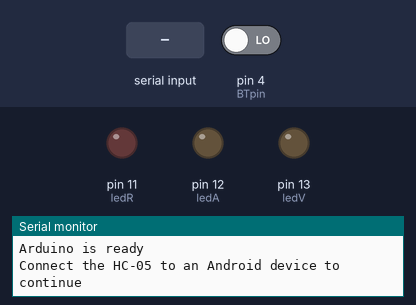
The sketch below on a simulated Arduino Uno, built with avr-gcc and run on an emulated ATmega328P. Parts: output pins drawn as LEDs (lit = HIGH), the last lines printed to the serial monitor. The test bench sets the inputs (shaded band); at power-on: pin 4 (BTpin) LOW.

Above: at 0.8 s.
0.9 s: pin 4 (BTpin) driven HIGH
2.4 s: "v" received over the second serial link
At 2.9 s:
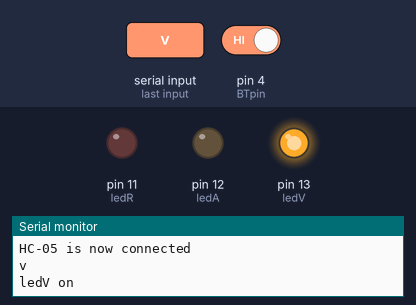
3.9 s: "r" received over the second serial link
At 5.1 s:
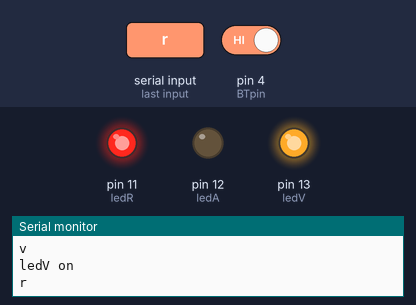
5.4 s: "a" received over the second serial link
At 6.3 s:
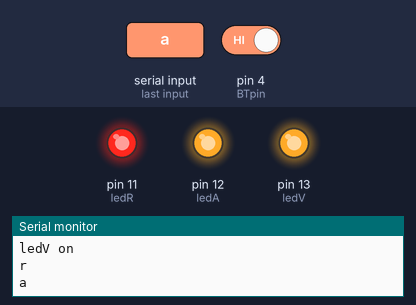
6.9 s: "i" received over the second serial link
At 7.5 s:
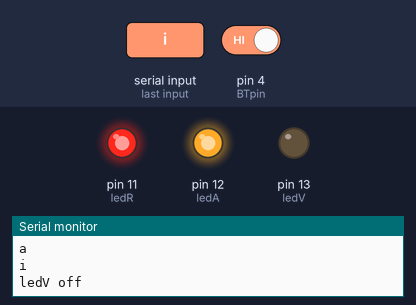
8.4 s: "f" received over the second serial link
At 8.7 s:
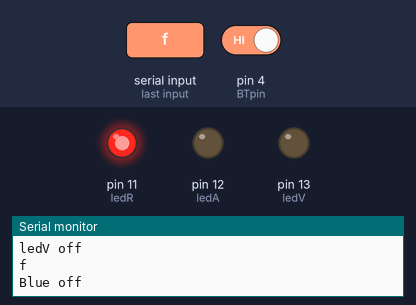
Timing chart, 0 to 10.9 s (numbered marks = the images above; inputs shaded):
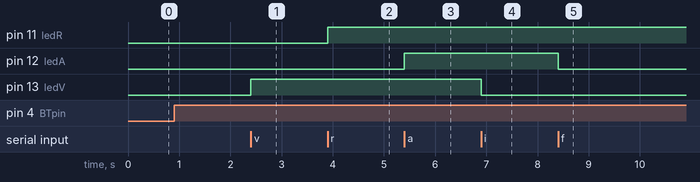

Measured:
- after the input at 2.4 s, pin 13 (ledV): LOW → HIGH at once
- after the input at 3.9 s, pin 11 (ledR): LOW → HIGH at once
- after the input at 5.4 s, pin 12 (ledA): LOW → HIGH at once
- after the input at 6.9 s, pin 13 (ledV): HIGH → LOW at once
- after the input at 8.4 s, pin 12 (ledA): HIGH → LOW at once

The sketch:

newCodeProjet.ino
```cpp
//avec 3 LEDs, chacun avec son propre fermeture

// Basic Bluetooth sketch HC-05_03 Using the state pin
// Connect the HC-05 module and communicate using the serial monitor
//
// The HC-05 defaults to communication mode when first powered on.
// The default baud rate for communication mode is 9600
//

#include <SoftwareSerial.h>
SoftwareSerial BTserial(2, 3); // RX | TX
// Connect the HC-05 TX to Arduino pin 2
// Connect the HC-05 RX to Arduino pin 3
// Connect the HC-05 STATE pin to Arduino pin 4.
//

char c = ' ';
String cuvant ;
String on = "on";
String off = "off";
// BTconnected will = false when not connected and true when connected
boolean BTconnected = false;

// connect the STATE pin to Arduino pin D4
const byte BTpin = 4;
int ledV = 13;
int ledA = 12;
int ledR = 11;


void setup()
{
    // set the BTpin for input
    pinMode(BTpin, INPUT);
    pinMode(ledV,OUTPUT);
    pinMode(ledA,OUTPUT);
    pinMode(ledR,OUTPUT);

    // start serial communication with the serial monitor on the host computer
    Serial.begin(9600);
    Serial.println("Arduino is ready");
    Serial.println("Connect the HC-05 to an Android device to continue");

    // wait until the HC-05 has made a connection
    while (!BTconnected)
    {
      if ( digitalRead(BTpin)==HIGH)  { BTconnected = true;};
    }
    Serial.println("HC-05 is now connected");

    // Start serial communication with the bluetooth module
    // HC-05 default serial speed for communication mode is 9600 but can be different
    BTserial.begin(9600);
    BTserial.write('x');
}

void loop()
{

    // Keep reading from the HC-05 and send to Arduino Serial Monitor
    if (BTserial.available()){
        c = BTserial.read();
        Serial.write(c);
        Serial.println("");
        switch(c){
          case 'v':
            digitalWrite(ledV,HIGH);
            //delay(1000);
            BTserial.write('A');
            BTserial.println("");
            Serial.println("ledV on");
            break;

          case 'r':
            digitalWrite(ledR,HIGH);
            break;
          case 'a':
            digitalWrite(ledA,HIGH);
            break;
          case 'i':
            digitalWrite(ledV,LOW);
            //delay(1000);
            BTserial.write('D');
            BTserial.println("");
            Serial.println("ledV off");
            break;

         case 'f':
            digitalWrite(ledA,LOW);
            BTserial.write('F');
            BTserial.println("");
            Serial.println("Blue off");
            break;

         case 'c':
            digitalWrite(ledR,LOW);
            BTserial.write('C');
            BTserial.println("");
            Serial.println("Rouge off");
            break;
          }
    }

}
```
